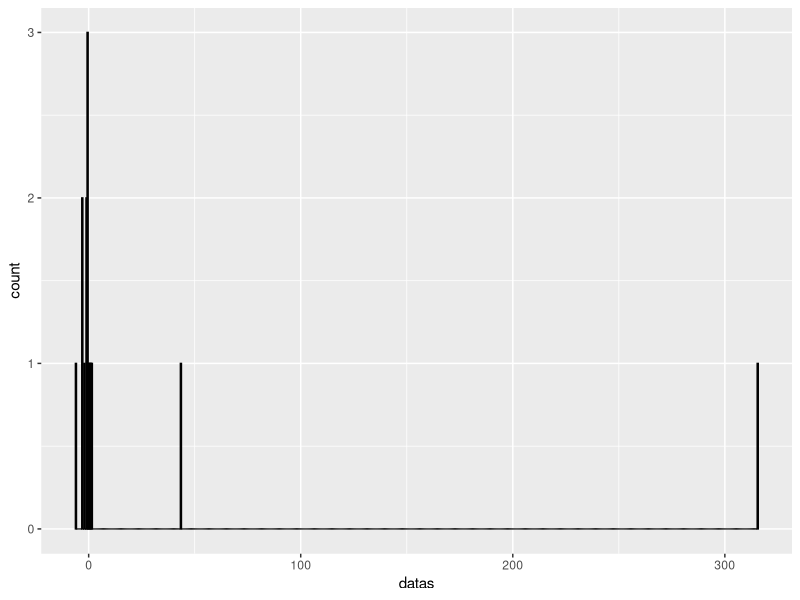
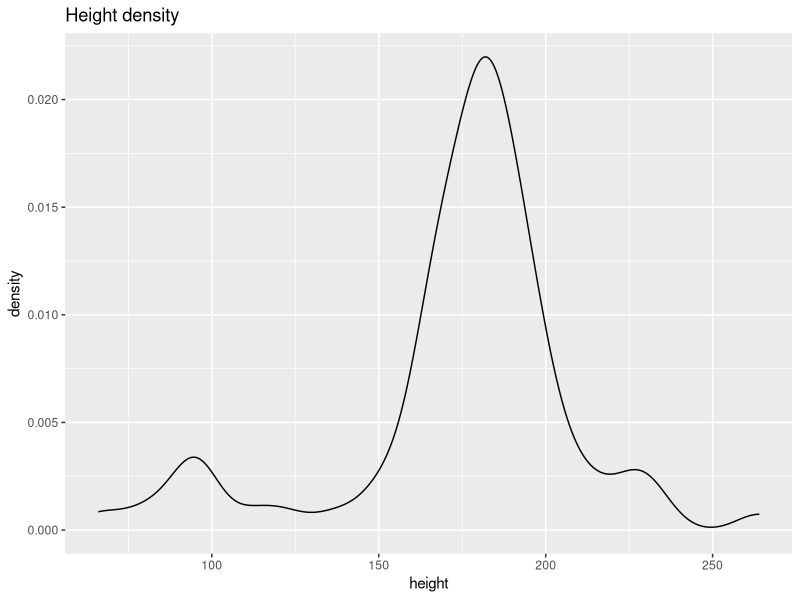
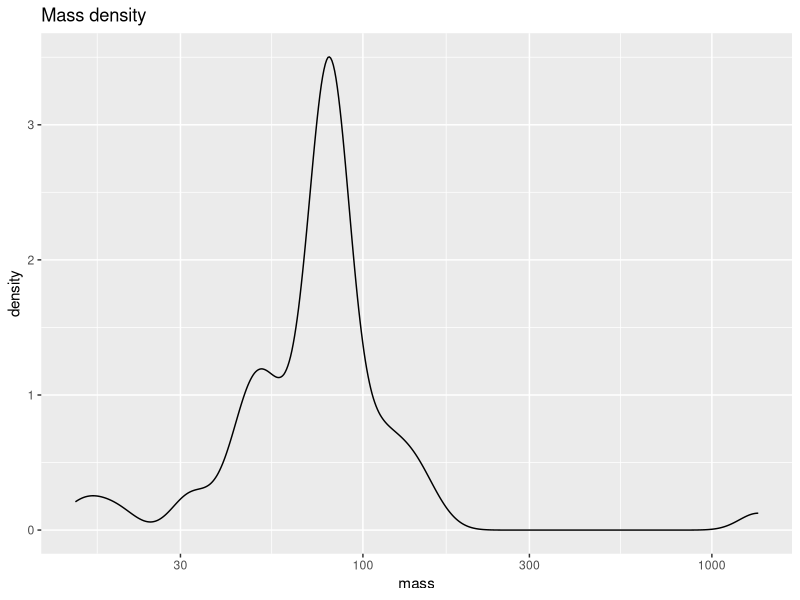
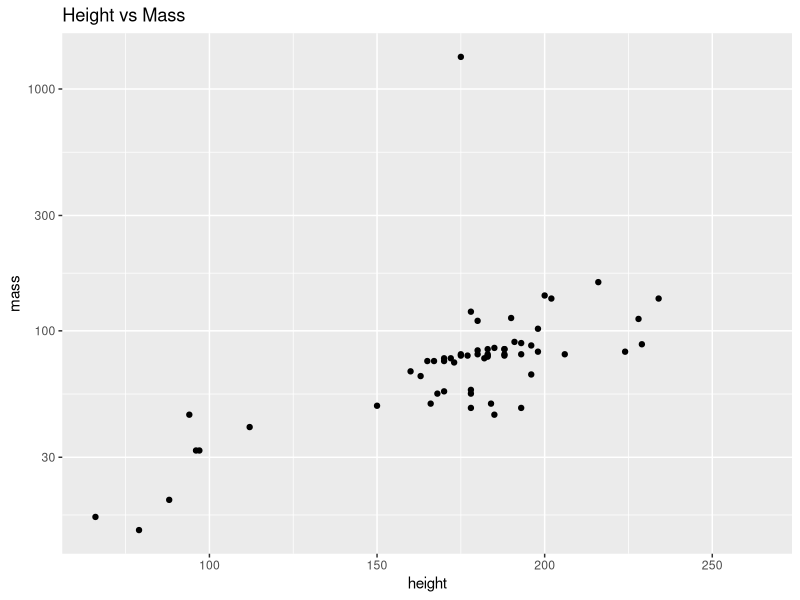

Source code (R) for these figures, in order:
library(ggplot2)
library('reshape2')

#Exercice 1 Summary statistics
set.seed(123)
datas <- rt(15, 1)
mean(datas) #23.03012
#The mean is not a good summary because it should be near to 0. 
#It is due to outliers points and in particular a 315

summary(datas)
df = data.frame(datas)
ggplot(df, aes(x=datas)) +
  geom_histogram(binwidth=.5, colour="black", fill="white")

#We can propose the median which is less influenced to outliers
median(datas)
#The trimmed mean
mean(datas, trim = 0.2)
#Or the standart Deviation
sd(datas)

#Exercice 2 Detect outliers

#Elle l'a pas fait et est parti direct sur l'exo 3 mais il faut le faire
#Exercice 3

#Briefly describe the dataset.

dfStarWars <- dplyr::starwars
summary(dfStarWars)

#Consider the variables height and mass, plot univariate charts to study the range and other summary statistics

summary(dfStarWars['height'])
summary(dfStarWars['mass'])

ggplot(dfStarWars, aes(x = height)) + geom_density() + ggtitle("Height density")
ggplot(dfStarWars, aes(x = mass)) + geom_density() + ggtitle("Mass density") + scale_x_log10()

#Plot mass vs height and describe it
ggplot(dfStarWars, aes(x = height, y = mass)) + geom_point() + ggtitle("Height vs Mass") + scale_y_log10()

#Exercice1
set.seed(123)
x = rt(15, 1)
mean(x)
mean(x, trim = 0.2)
median(x)
sd(x)
